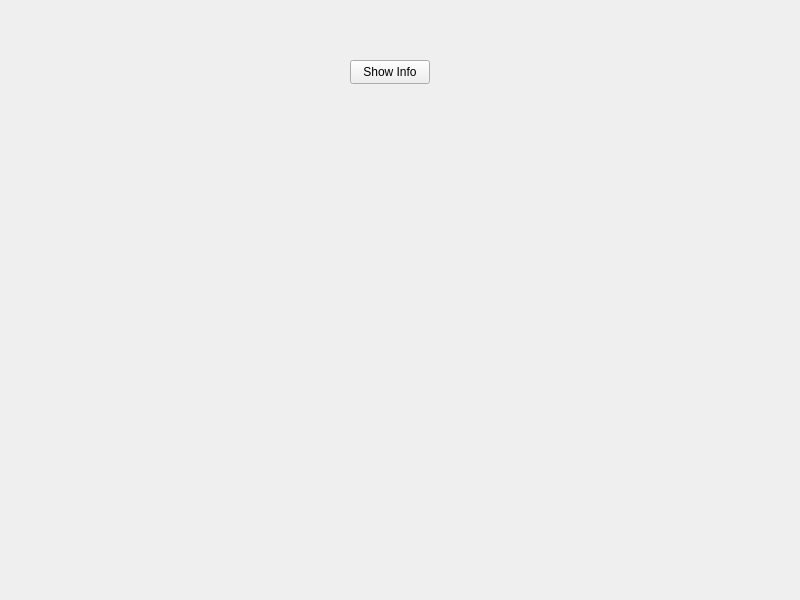
<?xml version="1.0" encoding="UTF-8"?>
<ui version="4.0">
 <class>Widget</class>
 <widget class="QWidget" name="Widget">
  <property name="geometry">
   <rect>
    <x>0</x>
    <y>0</y>
    <width>800</width>
    <height>600</height>
   </rect>
  </property>
  <property name="windowTitle">
   <string>Widget</string>
  </property>
  <widget class="QPushButton" name="showInfoButton">
   <property name="geometry">
    <rect>
     <x>350</x>
     <y>60</y>
     <width>80</width>
     <height>24</height>
    </rect>
   </property>
   <property name="text">
    <string>Show Info</string>
   </property>
  </widget>
 </widget>
 <resources/>
 <connections/>
</ui>
